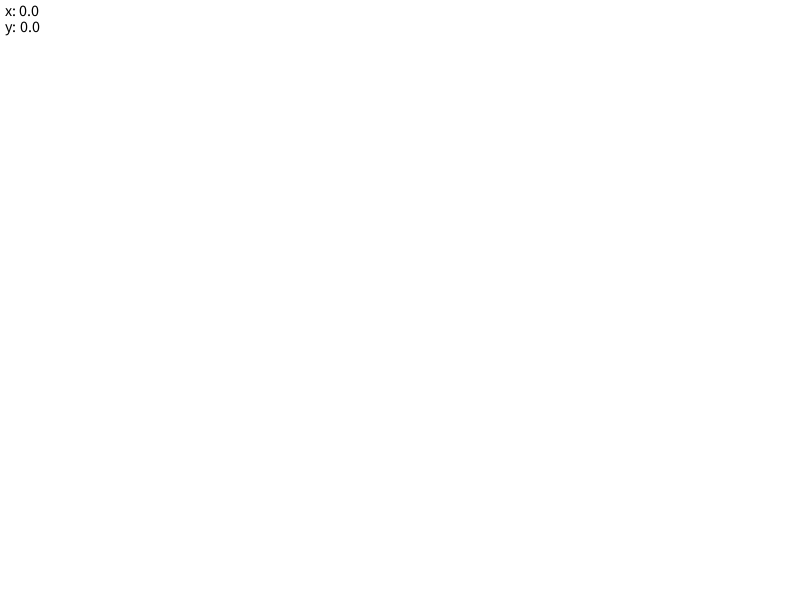
Frame 1 (no input)
Frame 60 (the mouse pressed at the canvas centre just before this capture): identical to frame 1, image omitted
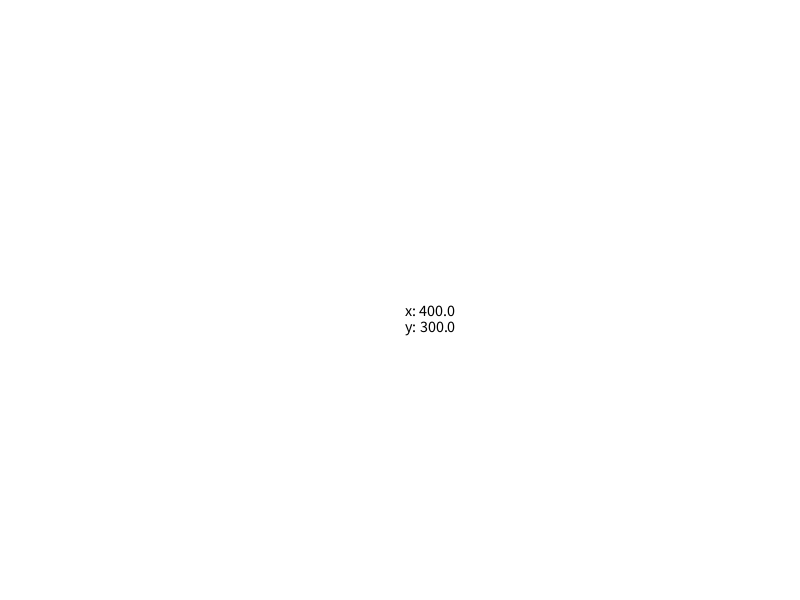
Frame 120 (the mouse held since frame 60 and released just before this capture)

The Processing sketch that drew these frames (run headless with seeded random() and noise(); from frame 60 on, the mouse is pressed at the canvas centre):

// Processing sketch: NormalMouse
// ── NormalMouse.pde

void setup() {
  size(800, 600);
  textSize(16);
  cursor(CROSS);
}

void draw () {
  background(255);

  float x = mouseX;
  float y = mouseY;
  
  // noFill();
  // stroke(0);
  // rect(200, 150, 400, 250);

  translate(mouseX, mouseY);
  fill(0);

  text("x: " + x, 5, 16);
  text("y: " + y, 5, 32);
}
